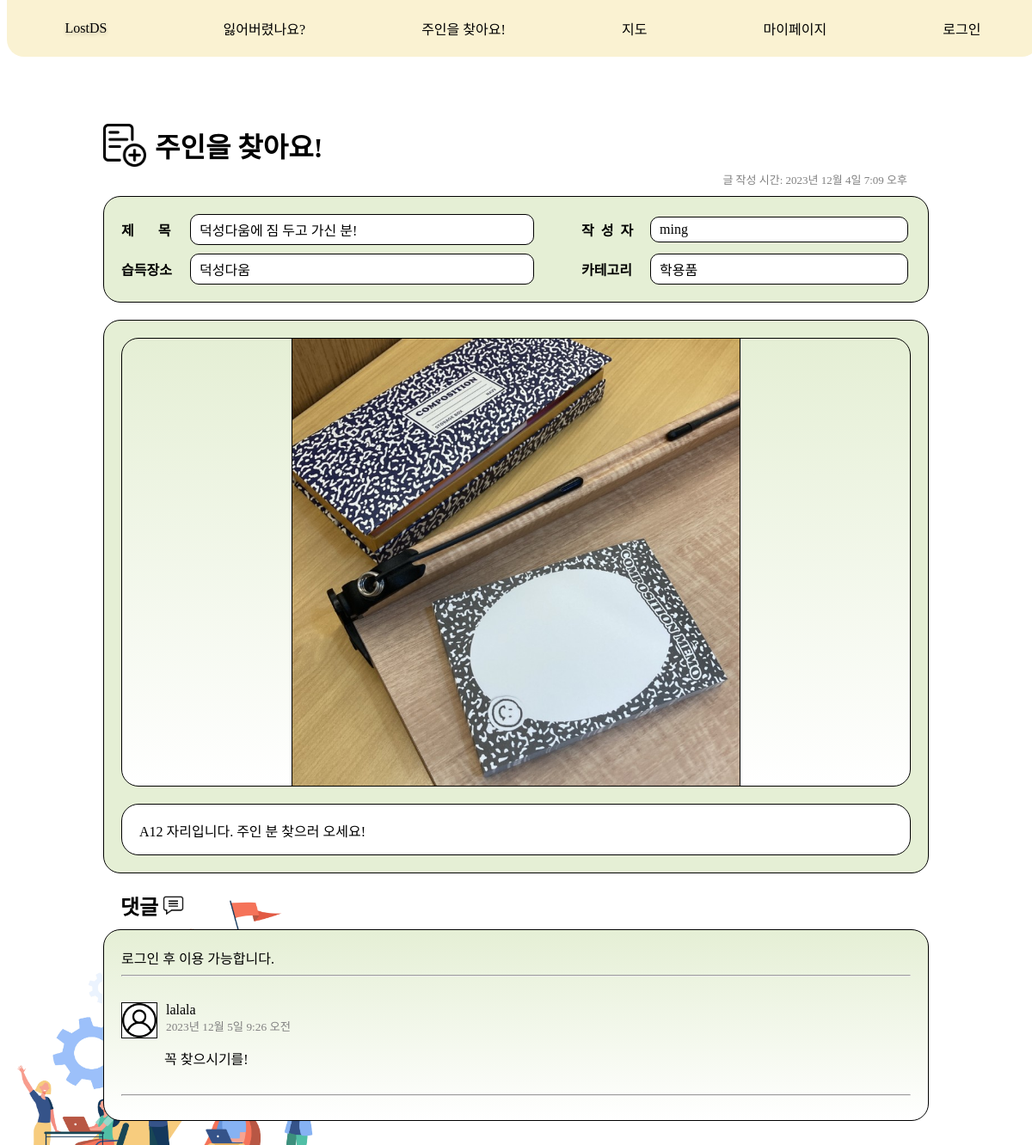
Page /message/find/13/ on the committed database.
### message/models.py (models this page shows, shortened)
class FindItem(models.Model):
    title = models.CharField(max_length=30)
    author = models.ForeignKey(settings.AUTH_USER_MODEL, null=True, on_delete=models.SET_NULL)
    place = models.CharField(max_length=15, null=True)
    created_at = models.DateTimeField(auto_now_add=True)
    category = models.ForeignKey(Category, null=True, on_delete=models.SET_NULL)
    head_image = models.ImageField(upload_to='message/images/find/%Y/%m/%d/', blank=True)
    content = models.TextField()
    def __str__(self):
        return f'{self.title}'

class Category(models.Model):
    name = models.CharField(max_length=10, unique=True)
    slug = models.SlugField(max_length=100, unique=True, allow_unicode=True)
    head_image = models.ImageField(upload_to='message/images/category/', blank=True)
    def __str__(self):
        return self.name
    class Meta:
        verbose_name_plural = 'Categories'

class Comment(models.Model):
    findPost = models.ForeignKey(FindItem, on_delete=models.CASCADE, null=True, blank=True)
    askPost = models.ForeignKey(AskItem, on_delete=models.CASCADE, null=True, blank=True)
    completePost = models.ForeignKey(CompleteItem, on_delete=models.CASCADE, null=True, blank=True)
    author = models.ForeignKey(settings.AUTH_USER_MODEL, on_delete=models.CASCADE)
    content = models.TextField()
    created_at = models.DateTimeField(auto_now_add=True)

### user/models.py (models this page shows)
class CustomUser(AbstractUser):
    get_verification_token = models.CharField(max_length=64, blank=True, null=True)
    token_created_at = models.DateTimeField(null=True)
    groups = models.ManyToManyField('auth.Group', related_name='custom_users')
    user_permissions = models.ManyToManyField('auth.Permission', related_name='custom_users')

### message/views.py (the view)
# urls.py: path('find/<int:pk>/', views.findDetail.as_view()),
class findDetail(DetailView):
    model = FindItem
    template_name = 'message/findItem_detail.html'
    context_object_name = 'item'
    def get_context_data(self, **kwargs):
        context = super(findDetail, self).get_context_data()
        context['categories'] = Category.objects.all()
        context['comment_form'] = CommentForm
        return context

### message/templates/message/findItem_detail.html (shortened to what this page needs)
{% extends 'message/base_html/base_detail.html' %}
{% load static %}
{% block main %}
<div class="main-title">
    <img class="main-title-image" src="/static/message/image/new_post_icon.png">
    <div class="main-title-font">
        주인을 찾아요!
    </div>
</div>
{% endblock %}
{% block content %}
<div class="comment-container">
    {% if user.is_authenticated %}
    <form id="comment-form" method="POST" action="/message/find/{{ item.pk }}/new_comment/">
        {% csrf_token %}
        <div class="comment-form">
            {{ comment_form }}
            <button class="comment-form-button" type="submit">등록</button>
        </div>
    </form>
    {% else %}
    <a class="detail-link" role="button" href="/login/">로그인 후 이용 가능합니다.</a>
    <hr/>
    {% endif %}
    {% if item.comment_set.exists %}
    {% for comment in item.comment_set.iterator %}
    <div class="comment-content" id="comment-{{ comment.pk }}">
        <img class="comment-profile-img" src="/static/message/image/user.png" alt="">
        <div class="comment-info-font">
            {{ comment.author.username }}<br/>
            <small style="color: gray;">{{ comment.created_at }}</small>
        </div>
        <div class="comment-text">
            <p>
            <div class="comment-content-font">
                {{ comment.content | linebreaks }}
            </div>
            </p>
        </div>
    </div>
    <hr/>
    {% endfor %}
    {% endif %}
</div>
{% endblock %}

### message/templates/message/base_html/base_detail.html (shortened to what this page needs)
<!DOCTYPE html>
{% load static %}
<html lang="ko">
<head>
    <link rel="stylesheet" href="{% static 'message/css/base_detail.css' %}" media="screen">
</head>
<body>
<div style="display: flex; flex-direction: column;">
    <navigation class="nav">
        <a href='/' class='main'>LostDS</a>
        <a href="/message/ask/" class='item'>잃어버렸나요?</a>
        <a href="/message/find/" class='item'>주인을 찾아요!</a>
        <a href='https://map.naver.com/p/search/%EB%8D%95%EC%84%B1%EC%97%AC%EC%9E%90%EB%8C%80%ED%95%99%EA%B5%90?c=15.00,0,0,0,dh'
           class='item'>지도</a>
        <a href="{% url 'mypage' %}" class='item'>마이페이지</a>
        {% if user.is_authenticated %}
        <a href="/login/logout/" class='item'>로그아웃</a>
        {% else %}
        <a href="{% url 'user:login' %}" class='item'>로그인</a>
        {% endif %}
    </navigation>
    <div class="container">
        {% block main %}
        {% endblock %}
        <div class="created_at create_at-font">
            글 작성 시간: {{ item.created_at }}
        </div>
        <div class="content-container">
            <div class="content-title-container">
                <div class="content-title-content">
                    <div class="content-title">
                        <div class="content-label-font">
                            제&nbsp;&nbsp;&nbsp;&nbsp;&nbsp;&nbsp;&nbsp;목
                        </div>
                        <div class="content-large-box">
                            {{ item.title }}
                        </div>
                    </div>
                    <div class="content-author">
                        <div class="content-label-font">
                            작&nbsp;&nbsp;성&nbsp;&nbsp;자
                        </div>
                        <div class="content-small-box">
                            {{ item.author }}
                        </div>
                    </div>
                </div>
                <div class="content-title-content">
                    <div class="content-place">
                        <div class="content-label-font">
                            습득장소
                        </div>
                        <div class="content-large-box">
                            {{ item.place }}
                        </div>
                    </div>
                    <div class="content-category">
                        <div class="content-label-font">
                            카테고리
                        </div>
                        <div class="content-small-box">
                            {{ item.category }}
                        </div>
                    </div>
                </div>
            </div>
            <div class="content-content">
                {% if item.head_image %}
                <div class="content-img-container">
                    <img class="content-image" src="{{ item.head_image.url }}" alt="{{ item }} head image">
                </div>
                {% endif %}
                <div class="content-content-text">
                    <p class="content-font">{{ item.content | linebreaks }}</p>
                </div>
            </div>
        </div>
        <div class="comment-title">
            <div class="comment-title-font">
                댓글
            </div>
            <img class="comment-title-image" src="/static/message/image/comment_icon.png">
        </div>
        {% block content %}
        {% endblock %}
    </div>
</div>
</body>
</html>

### message/static/message/css/base_detail.css (style rules this page uses)
body { font-family: 'EASTARJET-Medium'; background-image: url(/static/message/image/detail.jpg); background-position: left -20px bottom -10px; background-size: 450px 360px; background-attachment: fixed; background-repeat: no-repeat; }
.container { width: 960px; display: grid; margin: 136px auto 70px auto; }
.main-title { display: flex; align-items: center; }
.main-title-image { width: 50px; height: 50px; margin-right: 10px; }
.created_at { display: flex; justify-content: flex-end; margin: 5px 25px 0 0; }
.detail-link { text-decoration-line: none; }
.detail-link:link { color: black; }
.main { font-family: 'PuradakGentleGothicR'; font-size: 30; filter: drop-shadow(0px 2px 2px rgba(0, 0, 0, 0.221)); }
.nav { position: fixed; top: 0; width: 100%; height: 66px; border-radius: 0px 0px 20px 20px; display: flex; justify-content: space-around; align-items: center; background-color: #FAF2D2; z-index : 10; }
.main, .item { text-decoration: none; color: #000000; transition: .2s; }
.content-container { max-width: 100%; margin: 10px 0; }
.content-title-container { display: flex; flex-direction: column; background-color: #E5EFD5; border: 1px solid black; border-radius: 20px; padding: 20px; margin-bottom: 20px; gap: 10px; }
.content-title-content { display: flex; align-items: center; gap: 10px; }
.content-title, .content-place { display: flex; align-items: center; margin-right: 45px; }
.content-author, .content-category { display: flex; align-items: center; }
.content-large-box { background-color: white; border: 1px solid black; width: 400px; box-sizing: border-box; padding: 5px 10px; border-radius: 10px; }
.content-small-box { background-color: white; border: 1px solid black; width: 300px; box-sizing: border-box; padding: 5px 10px; border-radius: 10px; }
.content-content { display: flex; flex-direction: column; gap: 20px; background-color: #E5EFD5; border: 1px solid black; border-radius: 20px; padding: 20px; }
.content-img-container { display: flex; justify-content: center; background: linear-gradient(to bottom, #E5EFD5, #ffffff); border: 1px solid black; border-radius: 20px; }
.content-image { width: 520px; border-left: 1px solid black; border-right: 1px solid black; }
.content-content-text { border: 1px solid black; border-radius: 20px; padding: 0px 20px; background-color: white; }
.comment-title { display: flex; align-items: center; margin: 10px 20px; }
.comment-title-image { width: 25px; height: 25px; margin-left: 5px; }
.comment-container { max-width: 100%; margin-bottom: 20px 0 70px 0; background: linear-gradient(to bottom, #E5EFD5, #ffffff); border: 1px solid black; border-radius: 20px; padding: 20px; }
.comment-content { margin: 30px 0; }
.comment-profile-img { background-color: white; border: 1px solid black; float: left; margin-right: 10px; width: 40px; height: 40px; }
.comment-text { margin: 0 50px; }
.main-title-font { font-size: xx-large; font-weight: 900; }
.create_at-font { font-size: small; color: gray; }
.content-font { font-size: large; font-weight: 500; }
.comment-title-font { font-size: x-large; font-weight: bold; }
.comment-info-font { font-size: medium; font-weight: 500; }
.comment-content-font { font-size: medium; font-weight: 300; }
.content-label-font { font-size: medium; font-weight: 600; width: 80px; text-align: left; }

### rows in the picture
FindItem: created_at "2023년 12월 4일 7:09 오후", title "덕성다움에 짐 두고 가신 분!", author "ming", place "덕성다움", category "학용품", head_image (picture), content "A12 자리입니다. 주인 분 찾으러 오세요!"
Comment: author.username "lalala", created_at "2023년 12월 5일 9:26 오전", content "꼭 찾으시기를!"
